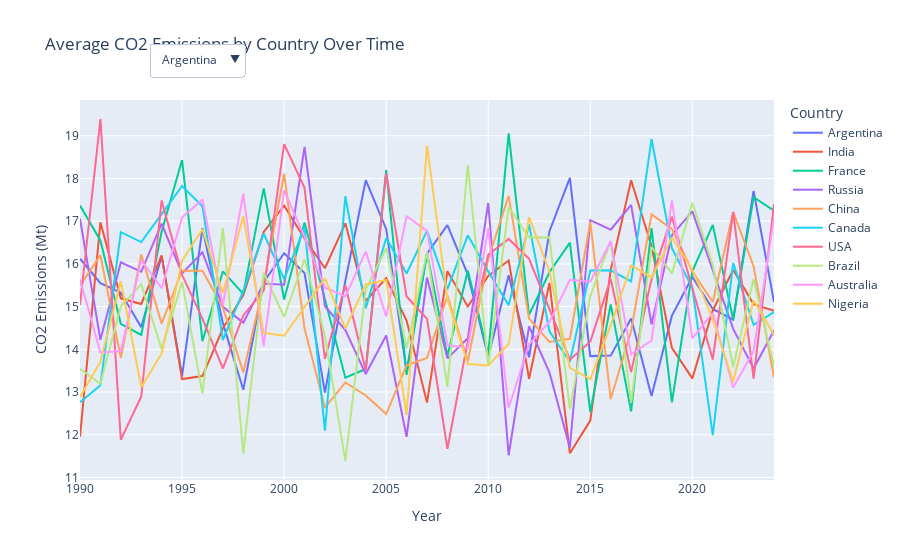

This figure's notebook cell:
### Markdown cell above
The animation is working properly, hoewever there are no clear trends. Maybe looking a a line graph could help explain the visuals.

### Code cell
import plotly.express as px
import pandas as pd

# Calculate average CO2 emissions per country per year
climate_impact_df_avg = third_climate_df.groupby(['Country', 'Year'])['CO2_Emissions_MT'].mean().reset_index()

# Sort the DataFrame by Year to ensure sequential display
climate_impact_df_avg = climate_impact_df_avg.sort_values('Year')

# Create a line chart with CO2 emissions over time
fig = px.line(
    climate_impact_df_avg,
    x='Year', 
    y='CO2_Emissions_MT',
    color='Country',  # Line color by country
    title='Average CO2 Emissions by Country Over Time',
    labels={'CO2_Emissions_MT': 'CO2 Emissions (Mt)', 'Year': 'Year'}
)

# Add a dropdown menu to filter by country
fig.update_layout(
    updatemenus=[
        {
            'buttons': [
                {
                    'args': [{'visible': [country == selected_country for country in climate_impact_df_avg['Country'].unique()]}],
                    'label': selected_country,
                    'method': 'update'
                }
                for selected_country in climate_impact_df_avg['Country'].unique()
            ],
            'direction': 'down',
            'showactive': True,
            'x': 0.1,
            'xanchor': 'left',
            'y': 1.15,
            'yanchor': 'top'
        }
    ]
)

# Show the plot
fig.show()

### Figure 1 — Plotly figure (JSON) as saved in the notebook; plotly's stock layout.template omitted (floating-point values rounded to 4 significant figures)
{"data": [{"hovertemplate": "Country=Argentina<br>Year=%{x}<br>CO2 Emissions (Mt)=%{y}<extra></extra>", "legendgroup": "Argentina", "line": {"color": "#636efa", "dash": "solid"}, "marker": {"symbol": "circle"}, "mode": "lines", "name": "Argentina", "orientation": "v", "showlegend": true, "type": "scatter", "x": [1990, 1991, 1992, 1993, 1994, 1995, 1996, 1997, 1998, 1999, 2000, 2001, 2002, 2003, 2004, 2005, 2006, 2007, 2008, 2009, 2010, 2011, 2012, 2013, 2014, 2015, 2016, 2017, 2018, 2019, 2020, 2021, 2022, 2023, 2024], "xaxis": "x", "y": [16.12, 15.55, 15.33, 14.52, 16.18, 13.38, 16.83, 14.61, 13.05, 15.58, 16.25, 15.79, 12.99, 15.6, 17.96, 16.82, 13.48, 16.24, 16.91, 15.75, 13.82, 15.73, 13.81, 16.77, 18.02, 13.84, 13.85, 14.72, 12.9, 14.79, 15.69, 14.95, 14.69, 17.71, 15.11], "yaxis": "y"}, {"hovertemplate": "Country=India<br>Year=%{x}<br>CO2 Emissions (Mt)=%{y}<extra></extra>", "legendgroup": "India", "line": {"color": "#EF553B", "dash": "solid"}, "marker": {"symbol": "circle"}, "mode": "lines", "name": "India", "orientation": "v", "showlegend": true, "type": "scatter", "x": [1990, 1991, 1992, 1993, 1994, 1995, 1996, 1997, 1998, 1999, 2000, 2001, 2002, 2003, 2004, 2005, 2006, 2007, 2008, 2009, 2010, 2011, 2012, 2013, 2014, 2015, 2016, 2017, 2018, 2019, 2020, 2021, 2022, 2023, 2024], "xaxis": "x", "y": [11.95, 16.97, 15.19, 15.06, 16.2, 13.3, 13.37, 14.49, 15.27, 16.75, 17.36, 16.59, 15.9, 16.95, 15.13, 15.67, 14.67, 12.75, 15.83, 15.0, 15.72, 16.08, 13.31, 15.56, 11.57, 12.33, 15.85, 17.96, 16.41, 14.03, 13.32, 14.91, 15.86, 15.06, 14.9], "yaxis": "y"}, {"hovertemplate": "Country=France<br>Year=%{x}<br>CO2 Emissions (Mt)=%{y}<extra></extra>", "legendgroup": "France", "line": {"color": "#00cc96", "dash": "solid"}, "marker": {"symbol": "circle"}, "mode": "lines", "name": "France", "orientation": "v", "showlegend": true, "type": "scatter", "x": [1990, 1991, 1992, 1993, 1994, 1995, 1996, 1997, 1998, 1999, 2000, 2001, 2002, 2003, 2004, 2005, 2006, 2007, 2008, 2009, 2010, 2011, 2012, 2013, 2014, 2015, 2016, 2017, 2018, 2019, 2020, 2021, 2022, 2023, 2024], "xaxis": "x", "y": [17.37, 16.55, 14.6, 14.34, 16.76, 18.43, 14.19, 15.82, 15.3, 17.77, 15.16, 16.97, 15.17, 13.34, 13.54, 18.2, 13.4, 16.25, 13.84, 15.84, 13.89, 19.06, 14.81, 15.8, 16.5, 12.53, 15.05, 12.54, 16.84, 12.76, 15.83, 16.91, 14.69, 17.56, 17.25], "yaxis": "y"}, {"hovertemplate": "Country=Russia<br>Year=%{x}<br>CO2 Emissions (Mt)=%{y}<extra></extra>", "legendgroup": "Russia", "line": {"color": "#ab63fa", "dash": "solid"}, "marker": {"symbol": "circle"}, "mode": "lines", "name": "Russia", "orientation": "v", "showlegend": true, "type": "scatter", "x": [1990, 1991, 1992, 1993, 1994, 1995, 1996, 1997, 1998, 1999, 2000, 2001, 2002, 2003, 2004, 2005, 2006, 2007, 2008, 2009, 2010, 2011, 2012, 2013, 2014, 2015, 2016, 2017, 2018, 2019, 2020, 2021, 2022, 2023, 2024], "xaxis": "x", "y": [17.06, 14.22, 16.03, 15.82, 16.94, 15.78, 16.27, 14.99, 14.62, 15.54, 15.51, 18.74, 15.01, 14.45, 13.42, 14.32, 11.95, 15.68, 13.79, 14.26, 17.43, 11.52, 14.54, 13.46, 11.7, 17.02, 16.8, 17.38, 14.59, 16.67, 17.23, 15.85, 14.48, 13.55, 14.44], "yaxis": "y"}, {"hovertemplate": "Country=China<br>Year=%{x}<br>CO2 Emissions (Mt)=%{y}<extra></extra>", "legendgroup": "China", "line": {"color": "#FFA15A", "dash": "solid"}, "marker": {"symbol": "circle"}, "mode": "lines", "name": "China", "orientation": "v", "showlegend": true, "type": "scatter", "x": [1990, 1991, 1992, 1993, 1994, 1995, 1996, 1997, 1998, 1999, 2000, 2001, 2002, 2003, 2004, 2005, 2006, 2007, 2008, 2009, 2010, 2011, 2012, 2013, 2014, 2015, 2016, 2017, 2018, 2019, 2020, 2021, 2022, 2023, 2024], "xaxis": "x", "y": [15.49, 16.2, 13.8, 16.22, 14.6, 15.84, 15.84, 14.98, 13.46, 15.51, 18.11, 14.49, 12.63, 13.22, 12.92, 12.48, 13.63, 13.8, 15.26, 13.71, 16.11, 17.59, 14.72, 14.17, 14.25, 16.98, 12.84, 14.43, 17.16, 16.81, 15.83, 15.11, 17.21, 15.94, 13.35], "yaxis": "y"}, {"hovertemplate": "Country=Canada<br>Year=%{x}<br>CO2 Emissions (Mt)=%{y}<extra></extra>", "legendgroup": "Canada", "line": {"color": "#19d3f3", "dash": "solid"}, "marker": {"symbol": "circle"}, "mode": "lines", "name": "Canada", "orientation": "v", "showlegend": true, "type": "scatter", "x": [1990, 1991, 1992, 1993, 1994, 1995, 1996, 1997, 1998, 1999, 2000, 2001, 2002, 2003, 2004, 2005, 2006, 2007, 2008, 2009, 2010, 2011, 2012, 2013, 2014, 2015, 2016, 2017, 2018, 2019, 2020, 2021, 2022, 2023, 2024], "xaxis": "x", "y": [12.76, 13.16, 16.74, 16.51, 17.16, 17.82, 17.35, 14.22, 15.37, 16.71, 15.64, 16.86, 12.09, 17.58, 14.96, 16.6, 15.77, 16.77, 15.41, 16.67, 15.82, 15.03, 16.92, 14.42, 13.7, 15.84, 15.85, 15.59, 18.92, 16.37, 15.44, 11.99, 16.02, 14.57, 14.87], "yaxis": "y"}, {"hovertemplate": "Country=USA<br>Year=%{x}<br>CO2 Emissions (Mt)=%{y}<extra></extra>", "legendgroup": "USA", "line": {"color": "#FF6692", "dash": "solid"}, "marker": {"symbol": "circle"}, "mode": "lines", "name": "USA", "orientation": "v", "showlegend": true, "type": "scatter", "x": [1990, 1991, 1992, 1993, 1994, 1995, 1996, 1997, 1998, 1999, 2000, 2001, 2002, 2003, 2004, 2005, 2006, 2007, 2008, 2009, 2010, 2011, 2012, 2013, 2014, 2015, 2016, 2017, 2018, 2019, 2020, 2021, 2022, 2023, 2024], "xaxis": "x", "y": [15.04, 19.39, 11.88, 12.89, 17.49, 15.74, 14.72, 13.55, 14.79, 15.38, 18.8, 17.78, 13.78, 15.5, 13.5, 18.12, 15.24, 14.72, 11.67, 14.2, 16.21, 16.58, 16.12, 14.95, 13.76, 14.18, 15.65, 13.47, 15.64, 17.11, 15.42, 13.76, 17.22, 13.31, 17.4], "yaxis": "y"}, {"hovertemplate": "Country=Brazil<br>Year=%{x}<br>CO2 Emissions (Mt)=%{y}<extra></extra>", "legendgroup": "Brazil", "line": {"color": "#B6E880", "dash": "solid"}, "marker": {"symbol": "circle"}, "mode": "lines", "name": "Brazil", "orientation": "v", "showlegend": true, "type": "scatter", "x": [1990, 1991, 1992, 1993, 1994, 1995, 1996, 1997, 1998, 1999, 2000, 2001, 2002, 2003, 2004, 2005, 2006, 2007, 2008, 2009, 2010, 2011, 2012, 2013, 2014, 2015, 2016, 2017, 2018, 2019, 2020, 2021, 2022, 2023, 2024], "xaxis": "x", "y": [13.54, 13.2, 15.01, 15.52, 14.0, 15.58, 12.97, 16.84, 11.56, 15.79, 14.76, 16.11, 14.32, 11.39, 15.4, 16.36, 14.02, 16.28, 13.12, 18.31, 13.62, 17.33, 16.62, 16.62, 12.6, 15.25, 16.53, 12.75, 16.39, 15.78, 17.43, 15.97, 13.59, 15.65, 13.6], "yaxis": "y"}, {"hovertemplate": "Country=Australia<br>Year=%{x}<br>CO2 Emissions (Mt)=%{y}<extra></extra>", "legendgroup": "Australia", "line": {"color": "#FF97FF", "dash": "solid"}, "marker": {"symbol": "circle"}, "mode": "lines", "name": "Australia", "orientation": "v", "showlegend": true, "type": "scatter", "x": [1990, 1991, 1992, 1993, 1994, 1995, 1996, 1997, 1998, 1999, 2000, 2001, 2002, 2003, 2004, 2005, 2006, 2007, 2008, 2009, 2010, 2011, 2012, 2013, 2014, 2015, 2016, 2017, 2018, 2019, 2020, 2021, 2022, 2023, 2024], "xaxis": "x", "y": [15.64, 13.93, 13.96, 16.08, 15.43, 17.09, 17.51, 15.02, 17.64, 14.07, 17.72, 16.63, 15.45, 15.24, 16.29, 14.77, 17.12, 16.77, 14.1, 14.03, 16.83, 12.63, 14.12, 14.65, 15.63, 15.58, 16.53, 13.88, 14.21, 17.48, 14.26, 14.85, 13.11, 13.96, 17.07], "yaxis": "y"}, {"hovertemplate": "Country=Nigeria<br>Year=%{x}<br>CO2 Emissions (Mt)=%{y}<extra></extra>", "legendgroup": "Nigeria", "line": {"color": "#FECB52", "dash": "solid"}, "marker": {"symbol": "circle"}, "mode": "lines", "name": "Nigeria", "orientation": "v", "showlegend": true, "type": "scatter", "x": [1990, 1991, 1992, 1993, 1994, 1995, 1996, 1997, 1998, 1999, 2000, 2001, 2002, 2003, 2004, 2005, 2006, 2007, 2008, 2009, 2010, 2011, 2012, 2013, 2014, 2015, 2016, 2017, 2018, 2019, 2020, 2021, 2022, 2023, 2024], "xaxis": "x", "y": [12.89, 13.71, 15.59, 13.11, 13.9, 16.07, 16.81, 15.32, 17.12, 14.38, 14.32, 15.0, 15.66, 14.49, 15.52, 15.62, 12.46, 18.77, 15.17, 13.66, 13.62, 14.12, 17.09, 15.82, 13.56, 13.3, 14.57, 15.96, 15.68, 16.62, 15.86, 14.71, 13.24, 15.15, 14.33], "yaxis": "y"}], "layout": {"legend": {"title": {"text": "Country"}, "tracegroupgap": 0}, "title": {"text": "Average CO2 Emissions by Country Over Time"}, "updatemenus": [{"buttons": [{"args": [{"visible": [true, false, false, false, false, false, false, false, false, false]}], "label": "Argentina", "method": "update"}, {"args": [{"visible": [false, true, false, false, false, false, false, false, false, false]}], "label": "India", "method": "update"}, {"args": [{"visible": [false, false, true, false, false, false, false, false, false, false]}], "label": "France", "method": "update"}, {"args": [{"visible": [false, false, false, true, false, false, false, false, false, false]}], "label": "Russia", "method": "update"}, {"args": [{"visible": [false, false, false, false, true, false, false, false, false, false]}], "label": "China", "method": "update"}, {"args": [{"visible": [false, false, false, false, false, true, false, false, false, false]}], "label": "Canada", "method": "update"}, {"args": [{"visible": [false, false, false, false, false, false, true, false, false, false]}], "label": "USA", "method": "update"}, {"args": [{"visible": [false, false, false, false, false, false, false, true, false, false]}], "label": "Brazil", "method": "update"}, {"args": [{"visible": [false, false, false, false, false, false, false, false, true, false]}], "label": "Australia", "method": "update"}, {"args": [{"visible": [false, false, false, false, false, false, false, false, false, true]}], "label": "Nigeria", "method": "update"}], "direction": "down", "showactive": true, "x": 0.1, "xanchor": "left", "y": 1.15, "yanchor": "top"}], "xaxis": {"anchor": "y", "domain": [0, 1], "title": {"text": "Year"}}, "yaxis": {"anchor": "x", "domain": [0, 1], "title": {"text": "CO2 Emissions (Mt)"}}}}
